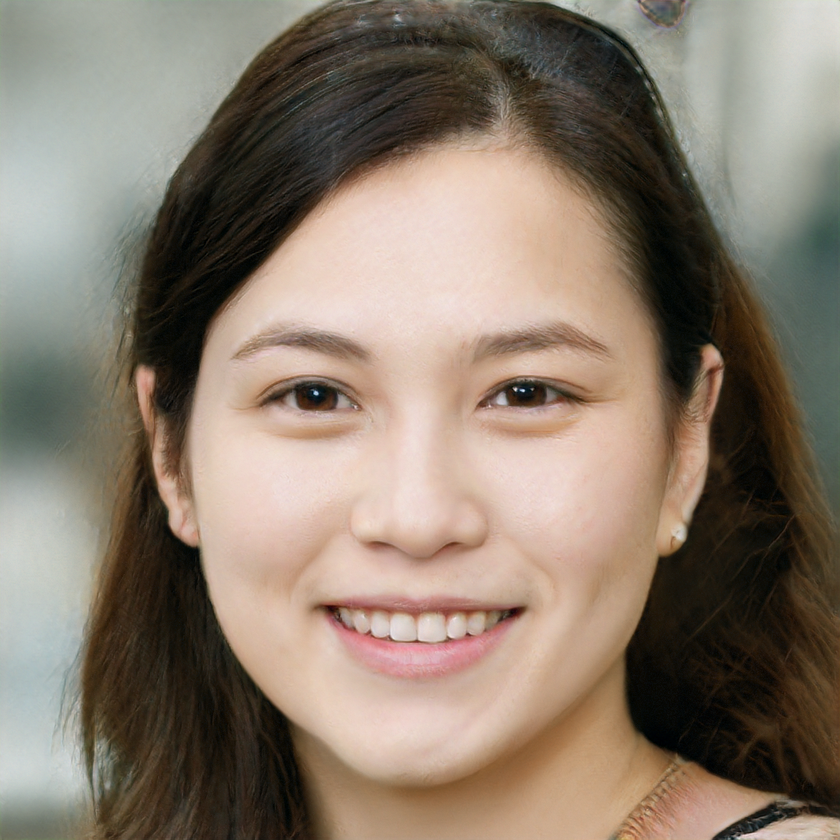
#> input picture test_image/image1.png, 840 x 840 px, shrunk from 1024 x 1024 before the run
$ python pupil_detection.py -i test_image/image1.png
#> lines starting #> are read from the running program, lines starting #| are printed output that depends on the picture; after the words box and inside, x2 and y2 are one past the last pixel; in counts of white or black regions, pixels touching at a corner belong together; long printed decimals are rounded
import argparse
import os
import math
import cv2
import numpy as np

def detect_pupils(image_path, out_path=None, debug=False):
#> called with image_path = 'test_image/image1.png', debug = False
    img = cv2.imread(image_path)
#> img is the input picture: shape (840, 840, 3); mean B, G, R 108.8, 123.1, 137
    if img is None:
        raise FileNotFoundError(f"Cannot read image: {image_path}")

    gray = cv2.cvtColor(img, cv2.COLOR_BGR2GRAY)
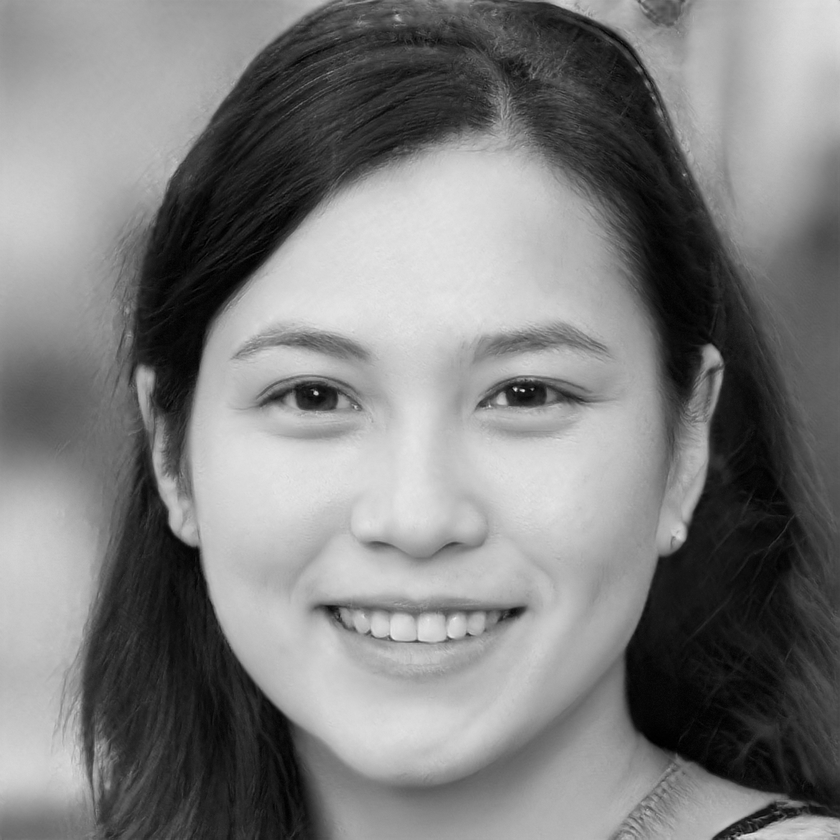
#> gray: shape (840, 840); min 0, max 233, mean 125.6

    # 載入人臉與眼睛的 Cascade 模型
    face_cascade = cv2.CascadeClassifier(cv2.data.haarcascades + 'haarcascade_frontalface_default.xml')
    eye_cascade = cv2.CascadeClassifier(cv2.data.haarcascades + 'haarcascade_eye.xml')

    faces = face_cascade.detectMultiScale(gray, scaleFactor=1.1, minNeighbors=5, minSize=(80, 80))
#> faces = [[135, 173, 572, 572]]

    results = []

    for (x, y, w, h) in faces:
        # 只取臉部上半段 (60%) 尋找眼睛，避免將鼻孔或嘴巴誤判為眼睛
        roi_gray_face = gray[y:int(y + h * 0.6), x:x + w]
        eyes = eye_cascade.detectMultiScale(roi_gray_face, scaleFactor=1.1, minNeighbors=5, minSize=(int(w*0.15), int(h*0.15)))

        pupil_centers = []

        # 確保是由左到右排序，並且最多只取兩個眼睛特徵
        eyes = sorted(eyes, key=lambda e: e[0])[:2]

        for (ex, ey, ew, eh) in eyes:
            # 關鍵優化：稍微往內裁切眼睛 ROI，避開上方眉毛與下方眼袋的暗部陰影
            crop_top = int(eh * 0.2)
            crop_bottom = int(eh * 0.1)
            crop_side = int(ew * 0.15)

            eye_roi = roi_gray_face[ey + crop_top : ey + eh - crop_bottom,
                                    ex + crop_side : ex + ew - crop_side]

            if eye_roi.size == 0:
                continue

            # 使用高斯模糊去除微小雜訊
            blurred = cv2.GaussianBlur(eye_roi, (7, 7), 0)

            # 尋找瞳孔：找出影像中最暗的像素值 (min_val)
            min_val, max_val, min_loc, max_loc = cv2.minMaxLoc(blurred)

            # 設定閾值：只保留接近最暗點的像素 (容許值 +15)
            threshold_value = min_val + 15
            _, thresh = cv2.threshold(blurred, threshold_value, 255, cv2.THRESH_BINARY_INV)

            # 形態學處理：去除細小雜訊並連接破洞
            kernel = cv2.getStructuringElement(cv2.MORPH_ELLIPSE, (3, 3))
            thresh = cv2.morphologyEx(thresh, cv2.MORPH_OPEN, kernel, iterations=1)
            thresh = cv2.morphologyEx(thresh, cv2.MORPH_CLOSE, kernel, iterations=2)

            # 尋找輪廓
            contours, _ = cv2.findContours(thresh, cv2.RETR_EXTERNAL, cv2.CHAIN_APPROX_SIMPLE)

            center = None
            radius = 0

            if contours:
                valid_contours = []
                for c in contours:
                    area = cv2.contourArea(c)
                    if area > 10: # 濾除極小雜訊
                        # 計算圓形度 (Circularity)
                        perimeter = cv2.arcLength(c, True)
                        if perimeter > 0:
                            circularity = 4 * math.pi * (area / (perimeter * perimeter))
                            valid_contours.append((c, area, circularity))

                if valid_contours:
                    # 選擇「面積與圓形度」乘積最大的輪廓作為瞳孔
                    best_contour = max(valid_contours, key=lambda item: item[1] * item[2])[0]

                    # 使用影像矩 (Moments) 計算質心
                    M = cv2.moments(best_contour)
                    if M['m00'] != 0:
                        cx = int(M['m10'] / M['m00'])
                        cy = int(M['m01'] / M['m00'])

                        # 換算回整張大圖的絕對座標
                        abs_x = x + ex + crop_side + cx
                        abs_y = y + ey + crop_top + cy
                        center = (abs_x, abs_y)

                        # 估算繪圖用的半徑
                        _, radius_float = cv2.minEnclosingCircle(best_contour)
                        radius = int(radius_float)

            if center is not None:
                pupil_centers.append(center)
                # 畫出瞳孔範圍 (綠圈) 與中心點 (紅點)
                cv2.circle(img, center, max(radius, 4), (0, 255, 0), 2)
                cv2.circle(img, center, 2, (0, 0, 255), -1)
            else:
                # 找不到瞳孔時，畫出橘色框以供 Debug
                cv2.rectangle(img, (x+ex, y+ey), (x+ex+ew, y+ey+eh), (0, 165, 255), 1)

        # 計算雙眼距離
        distance = None
        if len(pupil_centers) == 2:
            (x1, y1), (x2, y2) = pupil_centers
            # 計算歐式距離
            distance = math.hypot(x2 - x1, y2 - y1)

            # 畫出連線與標示距離
            cv2.line(img, (x1, y1), (x2, y2), (255, 0, 0), 2)
            mid = (int((x1 + x2) / 2), int((y1 + y2) / 2))
            cv2.putText(img, f"d={distance:.1f}px", (mid[0]-30, mid[1]-10),
                        cv2.FONT_HERSHEY_SIMPLEX, 0.6, (0, 255, 255), 2)

        results.append({
            'face_box': (int(x), int(y), int(w), int(h)),
            'pupil_centers': pupil_centers,
            'distance_px': distance,
        })
#> this loop made 1 pass
#> (x, y, w, h, eyes, x1, y1, x2) on pass 1: (135, 173, 572, 572, [[105, 155, 136, 136], [316, 157, 132, 132]], 314, 394, 528)
#> pass 1, in detect_pupils, `roi_gray_face = gray[y:int(y + h * 0.6), x:x + w]`:
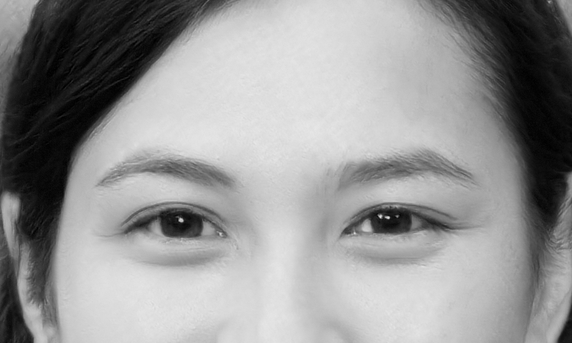
#> roi_gray_face: shape (343, 572); min 0, max 231, mean 149.2
#> after the loop:
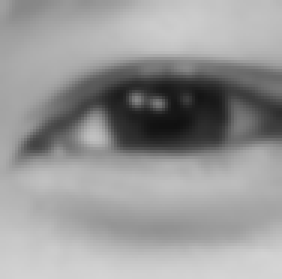
#> blurred: shape (93, 94) (shown 3 times larger); min 16, max 212, mean 152.1
#> after the loop:
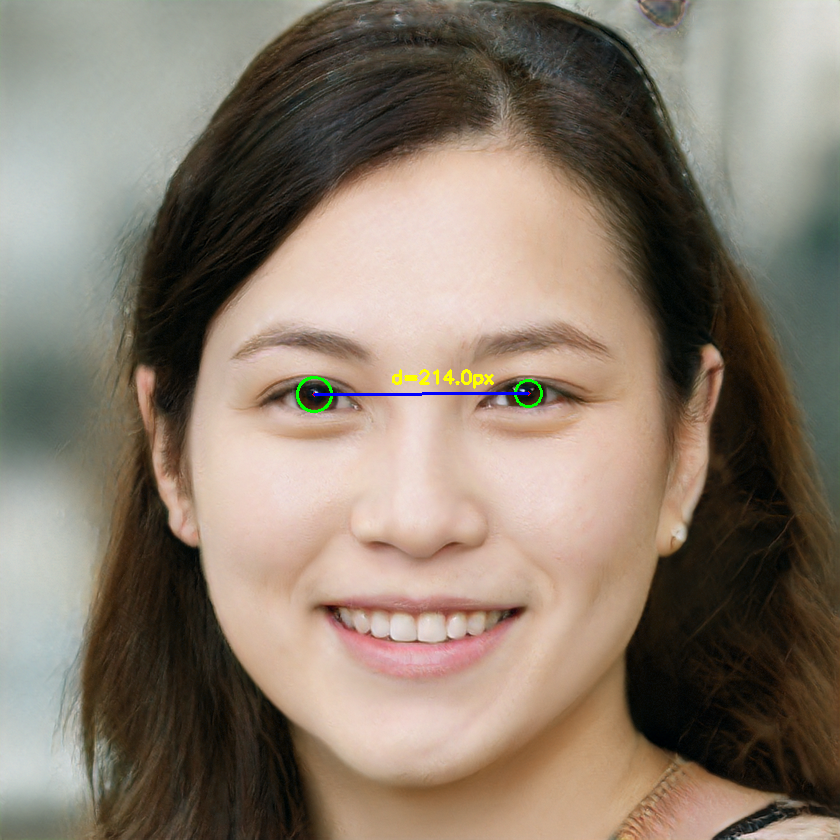
#> img: shape (840, 840, 3); 0.27% of pixels changed, all inside (x1, y1, x2, y2) = (296, 369, 543, 413)
#> after the loop:
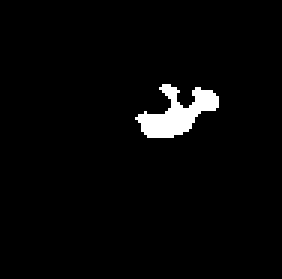
#> thresh: shape (93, 94) (shown 3 times larger); 2.8% white; 1 white region, box (x1, y1, x2, y2) and area: (45, 28, 73, 46) 243
#> after the loop, results = 1 item

    if out_path:
        os.makedirs(os.path.dirname(out_path), exist_ok=True)
        cv2.imwrite(out_path, img)

    return results, img

def main():
    parser = argparse.ArgumentParser(description='瞳孔偵測')
    parser.add_argument('--image', '-i', required=True, help='Input image path')
    parser.add_argument('--output', '-o', required=False, help='Output annotated image path')
    parser.add_argument('--debug', action='store_true')
    args = parser.parse_args()

    results, img = detect_pupils(args.image, args.output, debug=args.debug)
#> results = 1 item

    for r in results:
        print(f"Face ROI: {r['face_box']}, Distance: {r['distance_px']}")
#> this loop made 1 pass
#| Face ROI: (135, 173, 572, 572), Distance: 214.002

    if not args.output:
        cv2.imshow('Pupil Detection', img)
        cv2.waitKey(0)
        cv2.destroyAllWindows()

if __name__ == '__main__':
    main()
